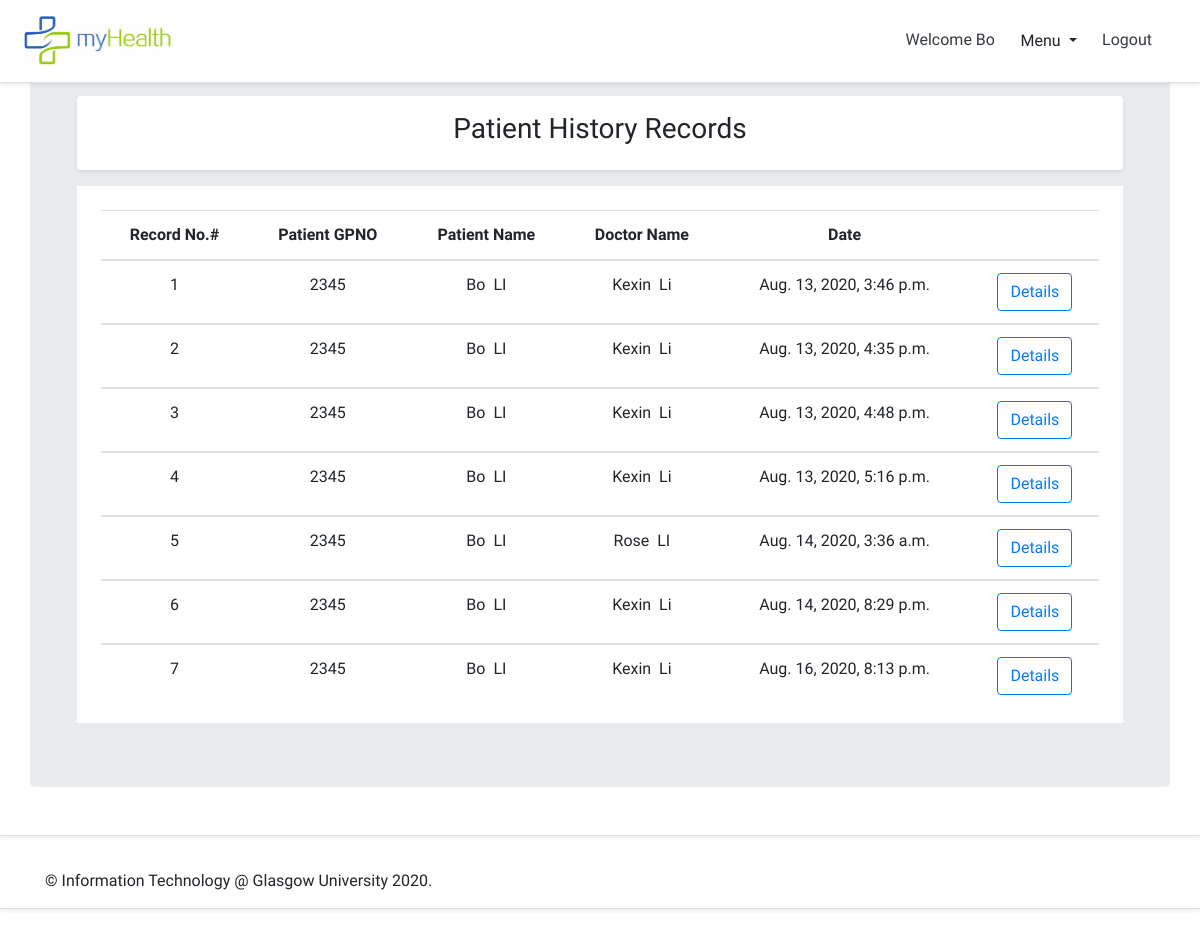
/myhealth/record_list/ (signed in), run on the app's committed database.
### myhealth/models.py (models this page shows, shortened)
class User(AbstractBaseUser, PermissionsMixin):
    email = models.EmailField(max_length=254, unique=True)
    GPNO = models.CharField(max_length=10, default='', unique=True)
    first_name = models.CharField(max_length=30, blank=True)
    last_name = models.CharField(max_length=30, blank=True)
    is_staff = models.BooleanField(default=False)
    is_superuser = models.BooleanField(default=False)
    is_patient = models.BooleanField(default=False)
    is_doctor = models.BooleanField(default=False)
    is_admin = models.BooleanField(default=False)
    is_active = models.BooleanField(default=True)
    last_login = models.DateTimeField(null=True, blank=True)
    date_joined = models.DateTimeField(auto_now_add=True)
    USERNAME_FIELD = 'email'
    EMAIL_FIELD = 'email'
    REQUIRED_FIELDS = ['GPNO','first_name','last_name']
    objects = UserManager()

class Record(models.Model):
    patient = models.ForeignKey(get_user_model(), related_name='record_patient_gpno', on_delete=models.CASCADE)
    creator = models.ForeignKey(DoctorProfile, related_name='record_doctor_id', on_delete=models.CASCADE)
    doctor_email = models.ForeignKey(get_user_model(), related_name='doctor_email', on_delete=models.CASCADE)
    sympton = models.TextField(null=True)
    treatment = models.TextField(null=True)
    prescription = models.TextField(null=True)
    date_created = models.DateTimeField(auto_now_add=True)
    allowed_users = models.ManyToManyField(get_user_model(),related_name='allowed_users')
    class Meta:
        ordering = ('date_created',)

class DoctorProfile(models.Model):
    user = models.OneToOneField(get_user_model(), related_name='doctorprofile', on_delete=models.CASCADE)
    staffID = models.CharField(max_length=10, default='', unique=True)
    GENDER_CHOICES = (
        (0, '------------'),
        (1, 'female'),
        (2, 'male'),
    )
    gender = models.IntegerField(choices=GENDER_CHOICES, default=0)
    birth = models.DateField(blank=True, null=True)
    address = models.CharField(max_length=255, blank=True, null=True)
    work_address = models.CharField(max_length=255, blank=True, null=True)
    tel = models.CharField(max_length=20, blank=True, null=True)
    direction = models.CharField(max_length=255, blank=True, null=True)
    description = models.CharField(max_length=255, blank=True, null=True)
    image = models.ImageField(default='default.jpg',upload_to='profile_pics')

### myhealth/views.py (the view)
# urls.py: path('record_list/', views.allowed_records, name='record_list'),
@login_required
def allowed_records(request):
    return render(request,"myhealth/recordList.html")

### templates/myhealth/recordList.html (shortened to what this page needs)
{% extends "myhealth/base.html" %}
{% load staticfiles %}
{% block content %}
<div class="my-3 p-3 bg-white rounded shadow-sm">
    <section class="text-center">
        <h3>Patient History Records</h3>
    </section>
</div>
<div class="container-fluid bg-white">
    <div class="row">
        <main role="main" class="col-md-12 ml-sm-auto col-lg-12 px-md-4">
            <div class="table-responsive bg-white">
                <br>
                <table class="table">
                    <thead>
                        <tr class="text-center">
                            <th>Record No.#</th>
                            <th>Patient GPNO</th>
                            <th>Patient Name</th>
                            <th>Doctor Name</th>
                            <th>Date</th>
                            <th></th>
                        </tr>
                    </thead>
                    {% for record in user.allowed_users.all %}
                    <tbody class="text-center">
                        <tr>
                            <td>{{ record.id }}</td>
                            <td>{{ record.patient.GPNO }}</td>
                            <td>{{ record.patient.first_name }}&nbsp;&nbsp;{{ record.patient.last_name }}</td>
                            <td>{{ record.creator.user.first_name }}&nbsp;&nbsp;{{ record.creator.user.last_name }}</td>
                            <td>{{ record.date_created }}</td>
                            <td>
                                <a href="record/{{ record.id }}">
                                    <button class="btn btn-outline-primary" type="submit">Details</button>
                                </a>
                            </td>
                        </tr>
                    </tbody>
                    {% endfor %}
                </table>
            </div>
    </main>
</div>
</div>
{% endblock content %}

### templates/myhealth/base.html (shortened to what this page needs)
<!DOCTYPE html>
{% load staticfiles %}
<html>
    <head>
        <link rel="stylesheet" href="https://stackpath.bootstrapcdn.com/bootstrap/4.5.0/css/bootstrap.min.css">
        <link rel="stylesheet" href="{% static 'css/base.css' %}" />
        <link rel="stylesheet" href="{% static 'css/profile.css' %}">
        <link rel="stylesheet" type="text/css" href="{% static 'date/jquery.timepicker.css' %}" />
        <link rel="stylesheet" type="text/css" href="{% static 'date/bootstrap-datepicker.css' %}"/>
    </head>
    <body>
        <header class="site-header">
            <div
                class="fixed-top d-flex flex-column flex-md-row align-items-center p-3 px-md-4 mb-3 bg-white border-bottom shadow-sm">
                <h5 class="my-0 mr-md-auto font-weight-normal"><img src="{% static 'img/logo/01_logo.jpg' %}" alt="Logo"
                        width="150" height="50" /></h5>
                <nav class="my-2 my-md-0 mr-md-3">
                    {% if user.is_authenticated and user.is_patient %}
                    <div class="dropdown show">
                        <a class="p-2 text-dark" href="{% url 'home' %}">Welcome {{user.first_name}}</a>
                        <a class="btn btn-white dropdown-toggle" href="#" role="button" id="dropdownMenuLink"
                            data-toggle="dropdown" aria-haspopup="true" aria-expanded="false">
                            Menu
                        </a>
                        <a class="p-2 text-dark" href="{% url 'logout' %}">Logout</a>
                    </div>
                    {% endif %}
                </nav>
            </div>
        </header>
        <div class="d-flex flex-column flex-md-row align-items-center p-3 px-md-4 mb-3 bg-white border-bottom shadow-sm">
            <main role="main" class="container jumbotron">
                <div class="container">
                    {% block content %}{% endblock %}
                </div>
            </main>
        </div>
        <footer id="footer" class="d-flex flex-column flex-md-row align-items-center p-3 px-md-4 mb-3 bg-white border-bottom shadow-sm" >
            <div class="container">
                <span id="footer-main-text" class="align-middle">&copy; Information Technology @ Glasgow University 2020.</span>
            </div>
        </footer>
    </body>
</html>

### static/css/base.css (style rules this page uses)
a:link { text-decoration: none; font-family: 'Baloo Paaji 2', cursive; }
#footer { font-family: 'Baloo Paaji 2', cursive; }
.h1, .h2, .h3, .h4, .h5, .h6, h1, h2, h3, h4, h5, h6, p, .p { font-family: 'Baloo Paaji 2', cursive; }
.table { font-family: 'Baloo Paaji 2', cursive; }
table, thead, tr, th, td { font-family: 'Baloo Paaji 2', cursive; }

### data on the page
User: first_name "Bo"
Record: id "1", patient.GPNO "2345", patient.first_name "Bo", patient.last_name "LI", creator.user.first_name "Kexin", creator.user.last_name "Li", date_created "Aug. 13, 2020, 3:46 p.m."
Record: id "2", patient.GPNO "2345", patient.first_name "Bo", patient.last_name "LI", creator.user.first_name "Kexin", creator.user.last_name "Li", date_created "Aug. 13, 2020, 4:35 p.m."
Record: id "3", patient.GPNO "2345", patient.first_name "Bo", patient.last_name "LI", creator.user.first_name "Kexin", creator.user.last_name "Li", date_created "Aug. 13, 2020, 4:48 p.m."
Record: id "4", patient.GPNO "2345", patient.first_name "Bo", patient.last_name "LI", creator.user.first_name "Kexin", creator.user.last_name "Li", date_created "Aug. 13, 2020, 5:16 p.m."
Record: id "5", patient.GPNO "2345", patient.first_name "Bo", patient.last_name "LI", creator.user.first_name "Rose", creator.user.last_name "LI", date_created "Aug. 14, 2020, 3:36 a.m."
Record: id "6", patient.GPNO "2345", patient.first_name "Bo", patient.last_name "LI", creator.user.first_name "Kexin", creator.user.last_name "Li", date_created "Aug. 14, 2020, 8:29 p.m."
Record: id "7", patient.GPNO "2345", patient.first_name "Bo", patient.last_name "LI", creator.user.first_name "Kexin", creator.user.last_name "Li", date_created "Aug. 16, 2020, 8:13 p.m."
